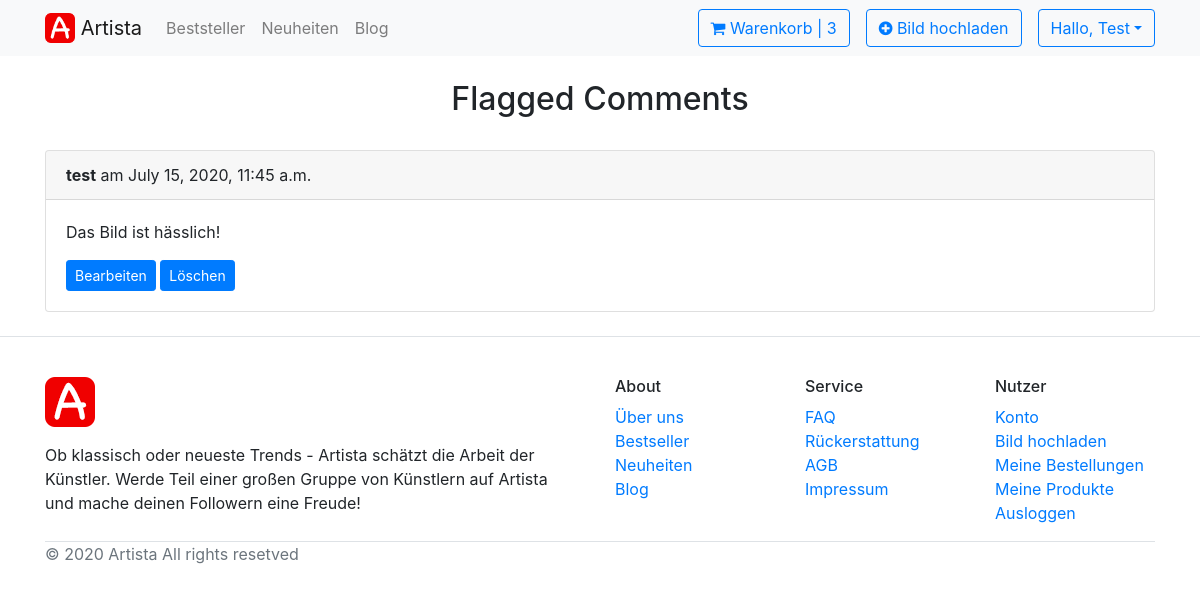
Page /customerservice/comments-with-flag/ (signed in) on the committed database.
### Profile/models.py (models this page shows)
class ShopUser(AbstractUser):
    profile_picture = models.ImageField(upload_to='profile_pictures/', blank=True, null=True)
    instagram_handle = models.CharField(max_length=100, blank=True, null=True)

### Shop/models.py (models this page shows, shortened)
class Comment(models.Model):
    text = models.TextField(max_length=500)
    timestamp = models.DateTimeField(auto_now_add=True)
    user = models.ForeignKey(ShopUser, on_delete=models.CASCADE)
    product = models.ForeignKey(Product, on_delete=models.CASCADE)
    class Meta:
        ordering = ['timestamp']
        verbose_name = 'Comment'
        verbose_name_plural = 'Comments'
    def get_comment_prefix(self):
        if len(self.text) > 50:
            return self.text[:50] + '...'
        else:
            return self.text
    def get_flags(self):
        flags = Vote_Comment.objects.filter(up_or_down_or_flag='F', comment=self)
        return flags
    def get_flags_count(self):
        return len(self.get_flags())
    def __str__(self):
        return self.get_comment_prefix() + ' (' + self.user.username + ')'

### Customerservice/views.py (the view, shortened to what this page needs)
# urls.py: path('comments-with-flag/', views.CommentsFlagView.as_view(), name='comments-flag'),
class CommentsFlagView(ListView):
    model = Comment
    context_object_name = 'comments_with_flag'
    template_name = 'comments-flag.html'
    def get_context_data(self, **kwargs):
        context = super(CommentsFlagView, self).get_context_data(**kwargs)
        ids = []
        comments = Comment.objects.all()
        for comment in comments:
            print(comment)
            print(comment.get_flags_count())
            if comment.get_flags_count() > 0:
                ids.append(comment.id)
        can_delete = False
        user = self.request.user
        if not user.is_anonymous:
            can_delete = user.is_superuser or user.is_staff
            context['can_delete'] = can_delete
            context['comments_filter'] = Comment.objects.filter(id__in=ids)
            return context

### Shop/context_processors.py (called while the page is built)
def cartitems_processor(request):
    if Order.objects.all():
        cartItems = 0
        items = Order.objects.all()
        for item in items:
            cartItems = cartItems + item.get_cart_items
    return {'cartItems': cartItems}

### Shop/models.py (called while the page is built)
    @property
    def get_cart_items(self):
        orderitems = self.orderitem_set.all()
        total = sum([item.quantity for item in orderitems])
        return total

### Customerservice/templates/comments-flag.html (shortened to what this page needs)
{% extends 'Shop/base.html' %}
{% load static %}
{% block content %}
    <div class="container">
{% block logged_in_content %}
    <h2 class="text-center mt-4">Flagged Comments</h2>
    {% for comment in comments_filter %}
        <br>
        <div class="card">
         <div class="card-header">
             <strong>{{ comment.user.username }}</strong> am {{ comment.timestamp }}
  </div>
        <div class="card-body">
            <p class="card-text">{{ comment.text }}</p>
                    {% if can_delete %}
            <form method="POST">
                <button class="btn btn-primary btn-sm" type="submit" name="edit">Bearbeiten</button>
                <button class="btn btn-primary btn-sm" type="submit" name="delete">Löschen</button>
            </form>
        </div>
        </div>
            <br>
        {% endif %}
    {% endfor %}
{% endblock logged_in_content %}
    </div>
{% endblock content %}

### Shop/templates/Shop/utils/navbar.html (shortened to what this page needs)
{% load static %}
<nav class="navbar navbar-expand-lg navbar-light bg-light">
<div class="container">
  <a class="navbar-brand" href="{% url 'home' %}">
     <img src=" {% static '/images/Artista_Logo.png' %}" width="30" height="30" class="d-inline-block align-top" alt="">
      Artista
  </a>
  <div class="collapse navbar-collapse" id="navbarSupportedContent">
    <ul class="navbar-nav mr-auto">
      <li class="nav-item">
        <a class="nav-link" href="#">Beststeller </a>
      </li>
      <li class="nav-item">
        <a class="nav-link" href="#">Neuheiten </a>
      </li>
      <li class="nav-item">
        <a class="nav-link" href="#">Blog </a>
      </li>
    </ul>
    <ul class="navbar-nav ml-auto">
      <li class="nav-item">
          <a class="btn btn-outline-primary" href="{% url 'cart' %}"><i class="fa fa fa-shopping-cart fa-sm"></i> Warenkorb | {{ cartItems }}</a>
      </li>
      {% if user.is_authenticated or shopuser.is_authenticated %}
      <li class="nav-item px-3">
        <a class="btn btn-outline-primary" href="{% url 'upload' %}"><i class="fa fa fa-plus-circle fa-sm"></i> Bild hochladen</a>
      </li>
        <div class="dropdown">
        <button class="btn btn-outline-primary dropdown-toggle" type="button" id="dropdownMenuButton" data-toggle="dropdown" aria-haspopup="true" aria-expanded="false">Hallo, {{ user.username | title }}</button>
</div>
      {% else %}
      <li>
        <a class="btn btn-warning ml-3" href="{% url 'login' %}">Anmelden</a>
      </li>
      {% endif %}
    </ul>
  </div>
</div>
</nav>

### rows in the picture
ShopUser: username "Test"
Comment: user.username "test", timestamp "July 15, 2020, 11:45 a.m.", text "Das Bild ist hässlich!"

### other values in the picture
{{ cartItems }} "3"
